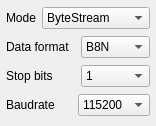
<?xml version="1.0" encoding="UTF-8"?>
<ui version="4.0">
 <class>ComPortSharingSettings</class>
 <widget class="QWidget" name="ComPortSharingSettings">
  <property name="geometry">
   <rect>
    <x>0</x>
    <y>0</y>
    <width>156</width>
    <height>126</height>
   </rect>
  </property>
  <property name="windowTitle">
   <string>Form</string>
  </property>
  <layout class="QVBoxLayout" name="verticalLayout">
   <property name="leftMargin">
    <number>6</number>
   </property>
   <property name="topMargin">
    <number>6</number>
   </property>
   <property name="rightMargin">
    <number>6</number>
   </property>
   <property name="bottomMargin">
    <number>6</number>
   </property>
   <item>
    <layout class="QHBoxLayout" name="horizontalLayout_4" stretch="0,1">
     <item>
      <widget class="QLabel" name="label_4">
       <property name="text">
        <string>Mode</string>
       </property>
      </widget>
     </item>
     <item>
      <widget class="QComboBox" name="modeComboBox">
       <item>
        <property name="text">
         <string>ByteStream</string>
        </property>
       </item>
       <item>
        <property name="text">
         <string>BlockStream</string>
        </property>
       </item>
      </widget>
     </item>
    </layout>
   </item>
   <item>
    <layout class="QHBoxLayout" name="horizontalLayout_3">
     <item>
      <widget class="QLabel" name="label">
       <property name="text">
        <string>Data format</string>
       </property>
      </widget>
     </item>
     <item>
      <widget class="QComboBox" name="dataFormatComboBox">
       <property name="currentIndex">
        <number>2</number>
       </property>
       <item>
        <property name="text">
         <string>B7E</string>
        </property>
       </item>
       <item>
        <property name="text">
         <string>B7O</string>
        </property>
       </item>
       <item>
        <property name="text">
         <string>B8N</string>
        </property>
       </item>
       <item>
        <property name="text">
         <string>B8E</string>
        </property>
       </item>
       <item>
        <property name="text">
         <string>B8O</string>
        </property>
       </item>
      </widget>
     </item>
    </layout>
   </item>
   <item>
    <layout class="QHBoxLayout" name="horizontalLayout_2">
     <item>
      <widget class="QLabel" name="label_2">
       <property name="text">
        <string>Stop bits</string>
       </property>
      </widget>
     </item>
     <item>
      <widget class="QComboBox" name="stopBitsComboBox">
       <property name="currentIndex">
        <number>1</number>
       </property>
       <item>
        <property name="text">
         <string>0.5</string>
        </property>
       </item>
       <item>
        <property name="text">
         <string>1</string>
        </property>
       </item>
       <item>
        <property name="text">
         <string>1.5</string>
        </property>
       </item>
       <item>
        <property name="text">
         <string>2</string>
        </property>
       </item>
      </widget>
     </item>
    </layout>
   </item>
   <item>
    <layout class="QHBoxLayout" name="horizontalLayout">
     <item>
      <widget class="QLabel" name="label_3">
       <property name="text">
        <string>Baudrate</string>
       </property>
      </widget>
     </item>
     <item>
      <widget class="QComboBox" name="baudrateComboBox">
       <property name="editable">
        <bool>false</bool>
       </property>
       <property name="currentIndex">
        <number>10</number>
       </property>
       <property name="maxCount">
        <number>460800</number>
       </property>
       <item>
        <property name="text">
         <string>110</string>
        </property>
       </item>
       <item>
        <property name="text">
         <string>150</string>
        </property>
       </item>
       <item>
        <property name="text">
         <string>300</string>
        </property>
       </item>
       <item>
        <property name="text">
         <string>1200</string>
        </property>
       </item>
       <item>
        <property name="text">
         <string>2400</string>
        </property>
       </item>
       <item>
        <property name="text">
         <string>4800</string>
        </property>
       </item>
       <item>
        <property name="text">
         <string>9600</string>
        </property>
       </item>
       <item>
        <property name="text">
         <string>19200</string>
        </property>
       </item>
       <item>
        <property name="text">
         <string>38400</string>
        </property>
       </item>
       <item>
        <property name="text">
         <string>57600</string>
        </property>
       </item>
       <item>
        <property name="text">
         <string>115200</string>
        </property>
       </item>
       <item>
        <property name="text">
         <string>230400</string>
        </property>
       </item>
       <item>
        <property name="text">
         <string>460800</string>
        </property>
       </item>
      </widget>
     </item>
    </layout>
   </item>
  </layout>
 </widget>
 <resources/>
 <connections/>
</ui>
